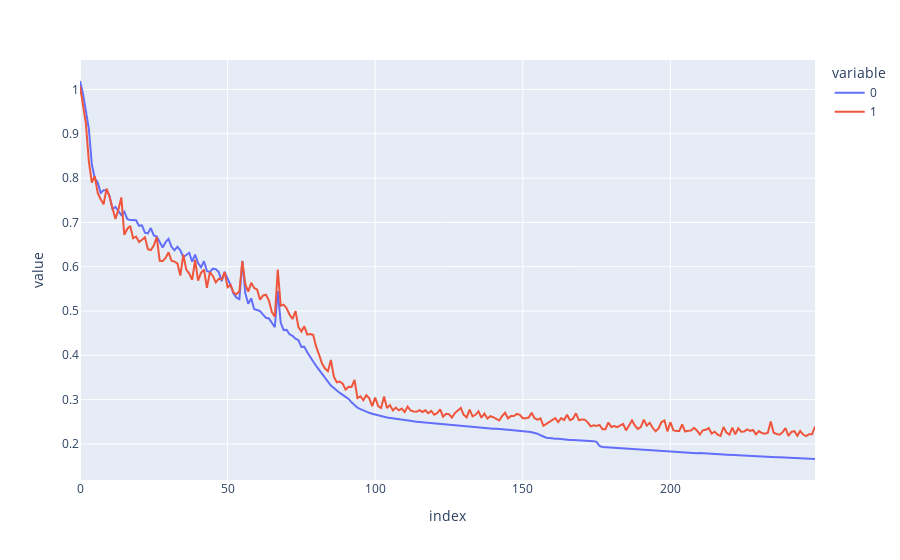

Notebook code for this chart:
### Code cell
px.line(pd.DataFrame(np.column_stack((train_loss, test_loss))))

### Figure 1 — Plotly figure (JSON) as saved in the notebook; plotly's stock layout.template omitted (floating-point values rounded to 4 significant figures; data arrays with more than 128 entries replaced by an {"elided": "..."} marker saying what was removed)
{"data": [{"hovertemplate": "variable=0<br>index=%{x}<br>value=%{y}<extra></extra>", "legendgroup": "0", "line": {"color": "#636efa", "dash": "solid"}, "marker": {"symbol": "circle"}, "mode": "lines", "name": "0", "orientation": "v", "showlegend": true, "type": "scatter", "x": {"elided": "250 int values"}, "xaxis": "x", "y": {"elided": "250 float values"}, "yaxis": "y"}, {"hovertemplate": "variable=1<br>index=%{x}<br>value=%{y}<extra></extra>", "legendgroup": "1", "line": {"color": "#EF553B", "dash": "solid"}, "marker": {"symbol": "circle"}, "mode": "lines", "name": "1", "orientation": "v", "showlegend": true, "type": "scatter", "x": {"elided": "250 int values"}, "xaxis": "x", "y": {"elided": "250 float values"}, "yaxis": "y"}], "layout": {"legend": {"title": {"text": "variable"}, "tracegroupgap": 0}, "margin": {"t": 60}, "xaxis": {"anchor": "y", "domain": [0, 1], "title": {"text": "index"}}, "yaxis": {"anchor": "x", "domain": [0, 1], "title": {"text": "value"}}}}
